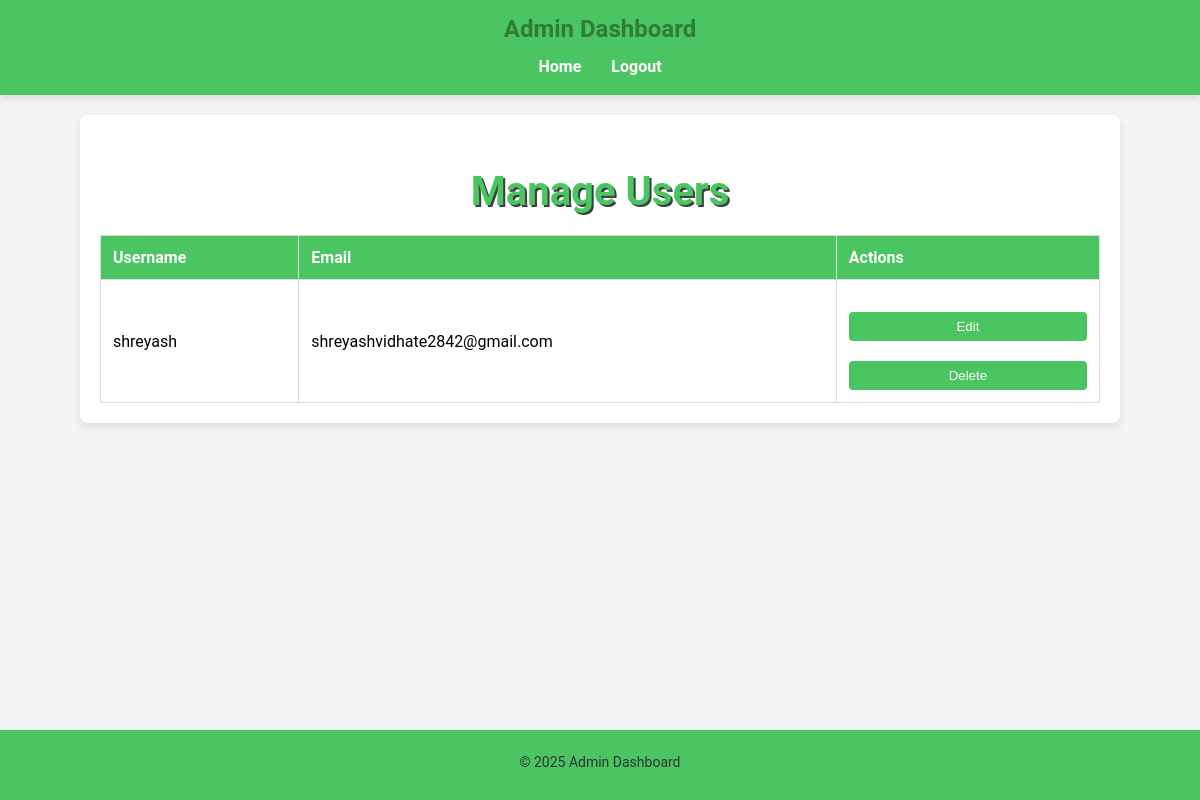
Page /admin (signed in) on the earlier database version.
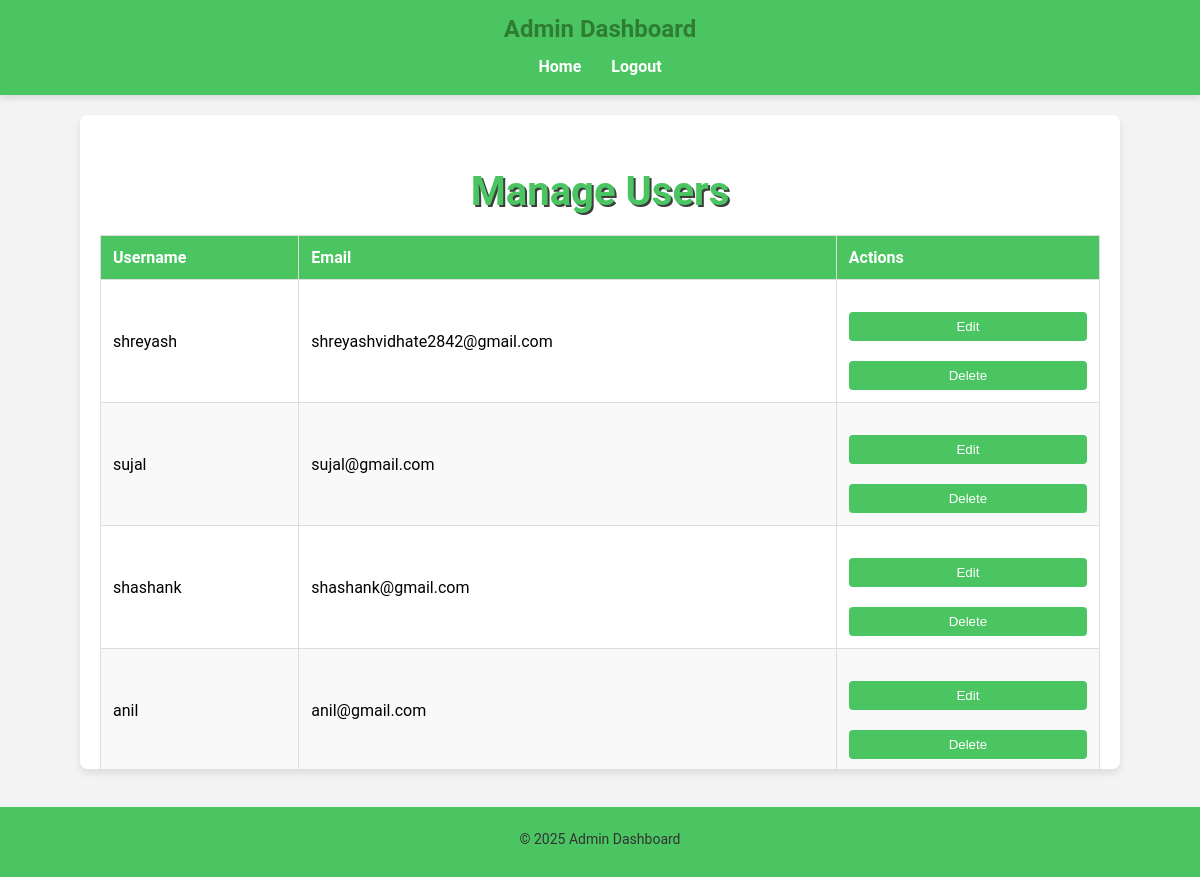
Same page on the later database version.
### app.py (models this page shows, shortened)
class User(db.Model):
    id = db.Column(db.Integer, primary_key=True)
    username = db.Column(db.String(50), unique=True, nullable=False)
    email = db.Column(db.String(100), unique=True, nullable=False)
    mobile_number = db.Column(db.String(15), nullable=False)  # New mobile number field
    password_hash = db.Column(db.String(128), nullable=False)
    is_admin = db.Column(db.Boolean, default=False)  # Admin flag

### app.py (the view)
@app.route('/admin')
def admin_dashboard():
    if 'user_id' not in session:
        return redirect(url_for('login'))
    current_user = User.query.get(session['user_id'])
    if not current_user.is_admin:
        flash('Access denied!')
        return redirect(url_for('plant_selection'))
    users = User.query.all()
    return render_template('admin_dashboard.html', users=users)

### templates/admin_dashboard.html (shortened to what this page needs)
<!DOCTYPE html>
<html lang="en">
<head>
    <link rel="stylesheet" type="text/css" href="{{ url_for('static', filename='css/styles.css') }}">
</head>
<body>
    <header>
        <h1>Admin Dashboard</h1>
        <nav>
            <ul>
                <li><a href="{{ url_for('admin_dashboard') }}">Home</a></li>
                <li><a href="{{ url_for('logout') }}">Logout</a></li>
            </ul>
        </nav>
    </header>
    <main>
        <div class="dashboard-container admin-dashboard">
            <section class="user-list">
                <h2>Manage Users</h2>
                <table>
                    <thead>
                        <tr>
                            <th>Username</th>
                            <th>Email</th>
                            <th>Actions</th>
                        </tr>
                    </thead>
                    <tbody>
                        {% for user in users %}
                        {% if not user.is_admin %}
                        <tr>
                            <td>{{ user.username }}</td>
                            <td>{{ user.email }}</td>
                            <td>
                                <button onclick="location.href='{{ url_for('edit_user', user_id=user.id) }}'">Edit</button>
                                <form action="{{ url_for('delete_user', user_id=user.id) }}" method="POST" style="display:inline;">
                                    <button type="submit">Delete</button>
                                </form>
                            </td>
                        </tr>
                        {% endif %}
                        {% endfor %}
                    </tbody>
                </table>
            </section>
        </div>
    </main>
    <footer>
        <p>&copy; 2025 Admin Dashboard</p>
    </footer>
</body>
</html>

### static/css/styles.css (style rules this page uses)
html, body { font-family: 'Roboto', sans-serif; margin: 0; padding: 0; height: 100%; width: 100%; scroll-behavior: smooth; background-color: #f4f4f4; }
header { width: 100%; background: rgba(255, 255, 255, 0.9); padding: 20px; box-shadow: 0 0 10px rgba(0, 0, 0, 0.3); }
header h1 { color: #2e7d32; margin-bottom: 20px; }
h2 { color: #38ee0b; margin-bottom: 10px; font-size: 2.5em; text-shadow: 2px 2px #3d3d3d; }
p { color: #555; margin-bottom: 20px; }
button { background-color: #4caf50; color: white; border: none; cursor: pointer; width: 100%; padding: 10px; border-radius: 5px; margin-top: 20px; transition: background-color 0.3s, transform 0.3s; }
a { color: #2e7d32; text-decoration: none; }
footer { background-color: #4caf50; color: white; text-align: center; padding: 10px; margin-top: auto; }
h1, h2 { color: #4caf50; }
p { color: #333333; }
footer { text-align: center; padding: 5px 0; background-color: #4ac561; color: rgb(244, 241, 241); position: absolute; bottom: 0; width: 100%; font-size: 14px; }
header { background-color: #4ac561; color: white; text-align: center; padding: 7px 0; }
h1, h2 { color: #4caf50; text-align: center; }
ul { list-style-type: square; margin: 20px; padding-left: 30px; }
li { color: #333333; padding: 4px 0; }
footer { text-align: center; padding: 5px 0; background-color: #4ac561; color: rgb(244, 241, 241); font-size: 14px; margin-top: 10px; width: 100vw; position: fixed; bottom: 0; left: 0; box-sizing: border-box; overflow: hidden; }
footer { text-align: center; padding: 5px 0; background-color: #4ac561; color: rgb(244, 241, 241); font-size: 14px; position: fixed; width: 100vw; bottom: 0; left: 0; box-sizing: border-box; }
.dashboard-container { max-width: 1000px; margin: 20px auto; padding: 20px; background: white; box-shadow: 0 4px 8px rgba(0, 0, 0, 0.1); border-radius: 8px; max-height: 70vh; overflow-y: auto; }
header { background-color: #4ac561; color: white; padding: 15px 0; text-align: center; box-shadow: 0 4px 6px rgba(0, 0, 0, 0.1); }
header h1 { margin: 0; font-size: 24px; }
header nav ul { list-style: none; padding: 0; margin: 10px 0 0; display: flex; justify-content: center; }
header nav ul li { margin: 0 15px; }
header nav ul li a { color: white; text-decoration: none; font-weight: bold; }
.user-list h2 { color: #4ac561; text-align: center; margin-bottom: 20px; }
.user-list table { width: 100%; border-collapse: collapse; margin-top: 10px; }
.user-list table thead { background-color: #4ac561; color: white; }
.user-list table th, .user-list table td { padding: 12px; text-align: left; border: 1px solid #ddd; }
.user-list table tbody tr:nth-child(even) { background-color: #f9f9f9; }
.user-list table button { padding: 7px 10px; background-color: #4ac561; color: white; border: none; border-radius: 4px; cursor: pointer; }
footer { text-align: center; padding: 10px 0; background-color: #4ac561; color: white; position: fixed; bottom: 0; width: 100%; font-size: 14px; }

Differences in the rows shown:
added User: username "sujal", email "sujal@gmail.com"
added User: username "shashank", email "shashank@gmail.com"
added User: username "anil", email "anil@gmail.com"
